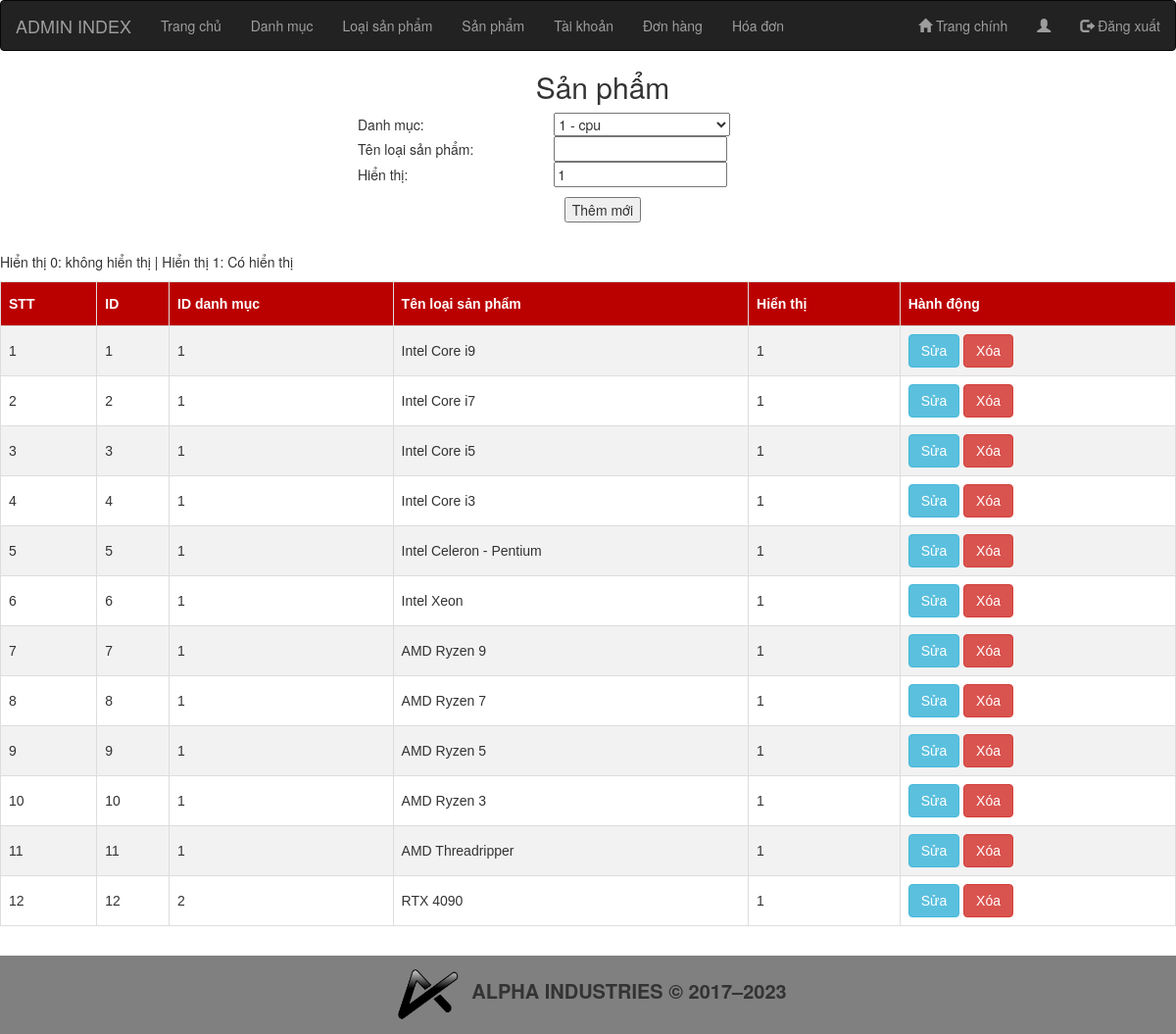
/admin/index.php?act=loaisp (signed in), run on the app's committed database.
### tables this page shows
CREATE TABLE `tbl_loaisp` (
  `id` int(6) NOT NULL,
  `iddm` int(6) NOT NULL,
  `hienthi` tinyint(4) NOT NULL DEFAULT 1,
  `loai_sp` varchar(300) NOT NULL
);

### admin/model/danhmucf.php (called while the page is built, shortened)
<?php
	function getall_dm()
	{
		$conn = db();
		$stmt = $conn->prepare("SELECT * FROM tbl_danhmuc");
		$stmt->execute();
		$kq = $stmt->fetchAll();
		return $kq;
	}
?>

### admin/model/loaispf.php (called while the page is built, shortened)
<?php
function getall_lsp()
{
    $conn = db();
    $stmt = $conn->prepare("SELECT * FROM tbl_loaisp");
    $stmt->execute();
    $kq = $stmt->fetchAll();
    return $kq;
}
?>

### admin/loaisp.php (the view, shortened to what this page needs)
<div class="title" align="center">
<h2>Sản phẩm</h2>
<form action="index.php?act=addloaisp" method="post">
<div class="table-responsive">
	<table class="mx-auto w-auto" width="500" border="0">
		<tr class="text">
			<td>Danh mục: </td>
			<td><select name="iddm" style="width:60%">
				<?php
					if(isset($dm)&&(count($dm)>0))
					{
						foreach($dm as $d)
						{
							echo '<option value="'.$d['id'].'">'.$d['id'].' - '.$d['tendm'].'</option>';
						}
					}
				?></select>
			</td>
		</tr>
		<tr>
			<td>Tên loại sản phẩm: </td>
			<td><input type="text" name="loaisp" ></td>
		</tr>
		<tr>
			<td>Hiển thị: </td>
			<td><input type="number" name="hienthi" value="1"></td>
		</tr>
		<tr>
			<td colspan="2" style="text-align:center; padding:10px"><input type="submit" name="themmoi" value="Thêm mới"></td>
		</tr>
	</table>
</div>
</form>
</div>
<br>
<p>Hiển thị 0: không hiển thị | Hiển thị 1: Có hiển thị</p>
<table id="tb">
	<tr>
		<th>STT</th>
		<th>ID</th>
		<th>ID danh mục</th>
		<th>Tên loại sản phẩm</th>
        <th>Hiển thị</th>
		<th>Hành động</th>
	</tr>
	<?php
		if(isset($kq)&&(count($kq)>0))
		{
			$i =1;
			foreach($kq as $lsp)
			{
				echo '<tr>
						<td>'.$i.'</td>
						<td>'.$lsp['id'].'</td>
						<td>'.$lsp['iddm'].'</td>
						<td>'.$lsp['loai_sp'].'</td>
						<td>'.$lsp['hienthi'].'</td>
						<td>
							<a class="btn btn-info" href="index.php?act=updatelsp&id='.$lsp['id'].'">Sửa</a>
							<a class="btn btn-danger" href="index.php?act=dellsp&id='.$lsp['id'].'">Xóa</a>
						</td>
					 </tr>';
					 $i++;
			}
		}
	?>
</table>

### admin/index.php (shortened to what this page needs)
<?php
	include "../admin/model/danhmucf.php";
	include "../admin/model/loaispf.php";
	if(isset($_SESSION['role'])&&($_SESSION['role']==1))
	{
		include "header.php";
		if(isset($_GET['act']))
		{
			switch ($_GET['act'])
			{
				case 'loaisp':
					$dm = getall_dm();
					$kq = getall_lsp();
					include "loaisp.php";
					break;
			}
		}
		else
		{
			include "home.php";
		}
		include "footer.php";
	}else{
		header('location: ../login.php');
	}
?>

### admin/header.php (shortened to what this page needs)
<?php
  $tab="none";
?>
<!DOCTYPE html>
<html lang="vi">
<head>
	<link href="https://cdn.jsdelivr.net/npm/bs-darkmode@2.0.0/css/bs-darkmode.min.css" rel="stylesheet">
	<link href="https://cdn.jsdelivr.net/npm/bs-darkmode@2.0.0/css/bs-darkmode.min.css" rel="stylesheet">
<link rel="stylesheet" href="../css/util.css">
</head>
<body>
	<header>
<nav class="navbar navbar-inverse">
  <div class="container-fluid">
    <div class="navbar-header">
      <a class="navbar-brand" href="index.php">ADMIN INDEX</a>
    </div>
    <ul class="nav navbar-nav">
      <li><a href="index.php">Trang chủ</a></li>
	  <li <?php if($tab =="danhmuc.php") { ?>  class="active"   <?php   }  ?>><a href="index.php?act=danhmuc">Danh mục</a></li>
    <li <?php if($tab =="loaisp.php") { ?>  class="active"   <?php   }  ?>><a href="index.php?act=loaisp">Loại sản phẩm</a></li>
    <li <?php if($tab =="sanpham.php") { ?>  class="active"   <?php   }  ?>><a href="index.php?act=sanpham">Sản phẩm</a></li>
	  <li <?php if($tab =="taikhoan.php") { ?>  class="active"   <?php   }  ?>><a href="index.php?act=taikhoan">Tài khoản</a></li>
	  <li><a href="index.php?act=donhang">Đơn hàng</a></li>
    <li><a href="index.php?act=hoadon">Hóa đơn</a></li>
    </ul>
    <ul class="nav navbar-nav navbar-right">
      <li><a href="index.php?act=web"><span class="glyphicon glyphicon-home"></span> Trang chính</a></li>
      <li><a href="#"><span class="glyphicon glyphicon-user"></span>
		</a></li>
      <li><a href="index.php?act=logout"><span class="glyphicon glyphicon-log-out"></span> Đăng xuất</a></li>
    </ul>
  </div>
</nav>

### admin/footer.php (shortened to what this page needs)
<head>
  <link rel="stylesheet" href="https://maxcdn.bootstrapcdn.com/bootstrap/3.4.1/css/bootstrap.min.css">
</head>
<footer>
	<div style="background-color:grey; text-align:center; margin-top:30px;">
      <a href="Alpha_Store.html">
		<img src="../logo/logo.png" width="80" height="80">
      </a><span style=" font-weight:bold; font-size:20px">ALPHA INDUSTRIES &copy; 2017–<?php echo date("Y");?></span>
    </div>
</footer>
</body>
</html>

### css/util.css (style rules this page uses)
#tb { font-family: Arial, Helvetica, sans-serif; border-collapse: collapse; width: 100%; }
#tb td, #tb th { border: 1px solid #ddd; padding: 8px; }
#tb tr:nth-child(even) { background-color: #f2f2f2; }
#tb th { padding-top: 12px; padding-bottom: 12px; text-align: left; background-color: #BB0000; color: white; }
.title { padding-left:30px; }
.text { padding:10px; }

### data on the page
tbl_loaisp: id "1", iddm "1", loai_sp "Intel Core i9", hienthi "1"
tbl_loaisp: id "2", iddm "1", loai_sp "Intel Core i7", hienthi "1"
tbl_loaisp: id "3", iddm "1", loai_sp "Intel Core i5", hienthi "1"
tbl_loaisp: id "4", iddm "1", loai_sp "Intel Core i3", hienthi "1"
tbl_loaisp: id "5", iddm "1", loai_sp "Intel Celeron - Pentium", hienthi "1"
tbl_loaisp: id "6", iddm "1", loai_sp "Intel Xeon", hienthi "1"
tbl_loaisp: id "7", iddm "1", loai_sp "AMD Ryzen 9", hienthi "1"
tbl_loaisp: id "8", iddm "1", loai_sp "AMD Ryzen 7", hienthi "1"
tbl_loaisp: id "9", iddm "1", loai_sp "AMD Ryzen 5", hienthi "1"
tbl_loaisp: id "10", iddm "1", loai_sp "AMD Ryzen 3", hienthi "1"
tbl_loaisp: id "11", iddm "1", loai_sp "AMD Threadripper", hienthi "1"
tbl_loaisp: id "12", iddm "2", loai_sp "RTX 4090", hienthi "1"

### other printed values
form field iddm "1 - cpu"
